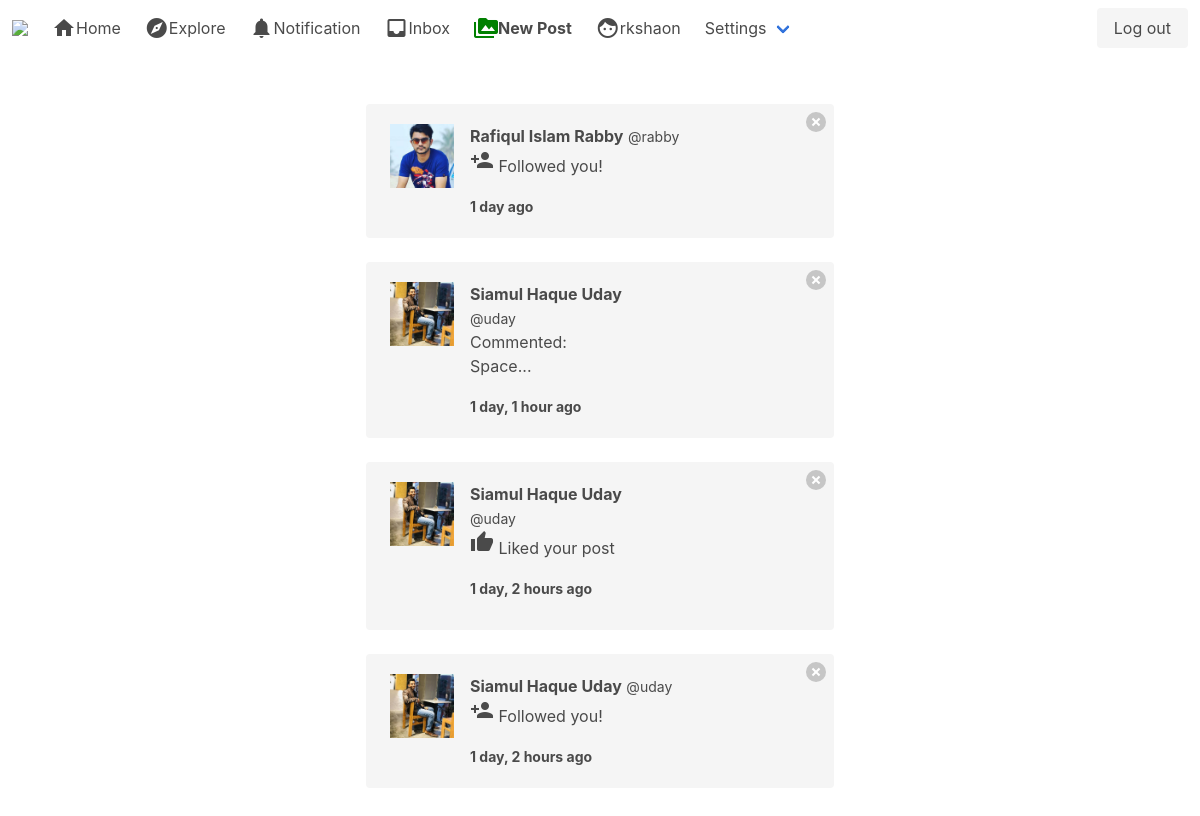
Before: /notifications/ (signed in) with the older database file.
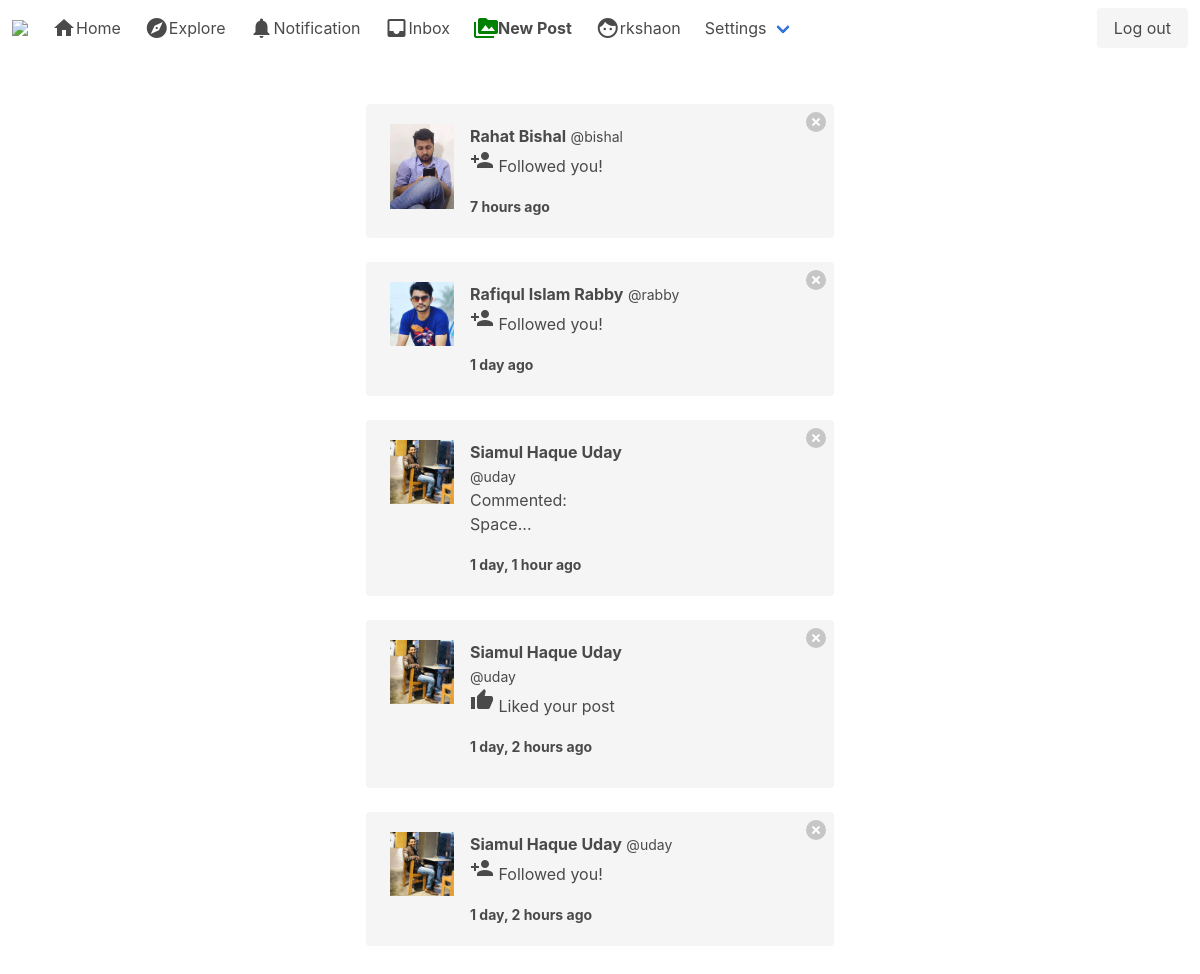
After: the same page with the newer database file.
### notifications/models.py (models this page shows, shortened)
class Notification(models.Model):
    NOTIFICATION_TYPE = ((1, 'Like'), (2, 'Comment'), (3, 'Follow'))
    post = models.ForeignKey('post.Post', on_delete=models.CASCADE, related_name='noti_post', blank=True, null=True)
    sender = models.ForeignKey(User, on_delete=models.CASCADE, related_name='noti_from_user')
    user = models.ForeignKey(User, on_delete=models.CASCADE, related_name='noti_to_user')
    notification_type = models.IntegerField(choices=NOTIFICATION_TYPE)
    text_preview = models.CharField(max_length=90, blank=True)
    date = models.DateTimeField(auto_now_add=True)
    is_seen = models.BooleanField(default=False)

### authy/models.py (models this page shows, shortened)
class Profile(models.Model):
    user = models.OneToOneField(User, on_delete=models.CASCADE)
    first_name = models.CharField(max_length=50, null=True, blank=True)
    last_name = models.CharField(max_length=50, null=True, blank=True)
    location = models.CharField(max_length=50, null=True, blank=True)
    url = models.CharField(max_length=80, null=True, blank=True)
    profile_info = models.TextField(max_length=150, null=True, blank=True)
    created = models.DateField(auto_now_add=True)
    favorites = models.ManyToManyField(Post)
    picture = models.ImageField(upload_to=use_directory_path, blank=True, null=True, verbose_name='Picture')

### notifications/views.py (the view)
# urls.py: path('', show_notification, name='show_notification'),
def show_notification(request):
    user = request.user
    notifications = Notification.objects.filter(user=user).order_by('-date')
    Notification.objects.filter(user=user, is_seen=False).update(is_seen=True)
    template = loader.get_template('notifications.html')
    context = {
        'notifications': notifications,
    }
    return HttpResponse(template.render(context, request))

### direct_message/views.py (called while the page is built)
def check_dm(request):
    directs_count = 0
    if request.user.is_authenticated:
        directs_count = Message.objects.filter(user=request.user, is_read=False).count()
    return {'directs_count': directs_count}

### notifications/views.py (called while the page is built)
def count_notification(request):
    count_notifications = 0
    if request.user.is_authenticated:
        count_notifications = Notification.objects.filter(user=request.user, is_seen=False).count()
    return {'count_notifications': count_notifications}

### instagram_clone/templates/notifications.html (shortened to what this page needs)
{% extends 'base.html' %}
{% load static %}
{% load humanize %}
{% block content %}
<div class="columns is-mobile is-centered">
  <div class="column is-half">
    {% for notification in notifications %}
      {% if notification.notification_type == 2 %}
        <div class="notification">
          <a href="{% url 'delete_notification' notification.id %}" class="delete"></a>
          <article class="media">
            <figure class="media-left">
              <p class="image is-64x64">
                {% if notification.sender.profile.picture %}
                  <img src="{{ notification.sender.profile.picture.url }}" alt="Placeholder image">
                {% else %}
                  <img src="https://bulma.io/images/placeholders/96x96.png" alt="Placeholder image">
                {% endif %}
              </p>
          </figure>
          <div class="media-content">
            <div class="content">
              <strong>{{ notification.sender.profile.first_name }} {{ notification.sender.profile.last_name }}</strong> <small>@{{ notification.sender.username }}</small>
              <br>
              Commented:
              <p>{{ notification.text_preview }}</p>
              <strong><small>{{ notification.date|naturaltime }}</small></strong>
            </div>
          </div>
          <div class="media-right">
            <figure class="image is-128x128">
            </figure>
          </div>
        </article>
      </div>
    {% endif %}
    {% if notification.notification_type == 3 %}
      <div class="notification">
        <a href="{% url 'delete_notification' notification.id %}" class="delete"></a>
        <article class="media">
          <figure class="media-left">
            <p class="image is-64x64">
              {% if notification.sender.profile.picture %}
                <img src="{{ notification.sender.profile.picture.url }}" alt="Placeholder image">
              {% else %}
                <img src="https://bulma.io/images/placeholders/96x96.png" alt="Placeholder image">
              {% endif %}
            </p>
            </figure>
            <div class="media-content">
              <div class="content">
                <strong>{{ notification.sender.profile.first_name }} {{ notification.sender.profile.last_name }}</strong> <small>@{{ notification.sender.username }}</small>
                <br>
                <p><i class="material-icons">person_add</i> Followed you!</p>
                <strong><small>{{ notification.date|naturaltime }}</small></strong>
              </div>
            </div>
          </article>
        </div>
      {% endif %}
      {% if notification.notification_type == 1 %}
        <div class="notification">
          <a href="{% url 'delete_notification' notification.id %}" class="delete"></a>
          <article class="media">
            <figure class="media-left">
              <p class="image is-64x64">
              {% if notification.sender.profile.picture %}
                <img src="{{ notification.sender.profile.picture.url }}" alt="Placeholder image">
              {% else %}
                <img src="https://bulma.io/images/placeholders/96x96.png" alt="Placeholder image">
              {% endif %}
              </p>
            </figure>
            <div class="media-content">
              <div class="content">
                <strong>{{ notification.sender.profile.first_name }} {{ notification.sender.profile.last_name }}</strong> <small>@{{ notification.sender.username }}</small>
                <br>
                <p><i class="material-icons">thumb_up</i> Liked your post</p>
                <strong><small>{{ notification.date|naturaltime }}</small></strong>
              </div>
            </div>
            <div class="media-right">
              <figure class="image is-128x128">
              </figure>
            </div>
          </article>
        </div>
      {% endif %}
    {% endfor %}
  </div>
</div>
{% endblock %}

Changed rows visible on the page:
added Notification: sender.profile.picture (placeholder picture), sender.profile.first_name "Rahat", sender.profile.last_name "Bishal", sender.username "bishal", date "7 hours ago"
